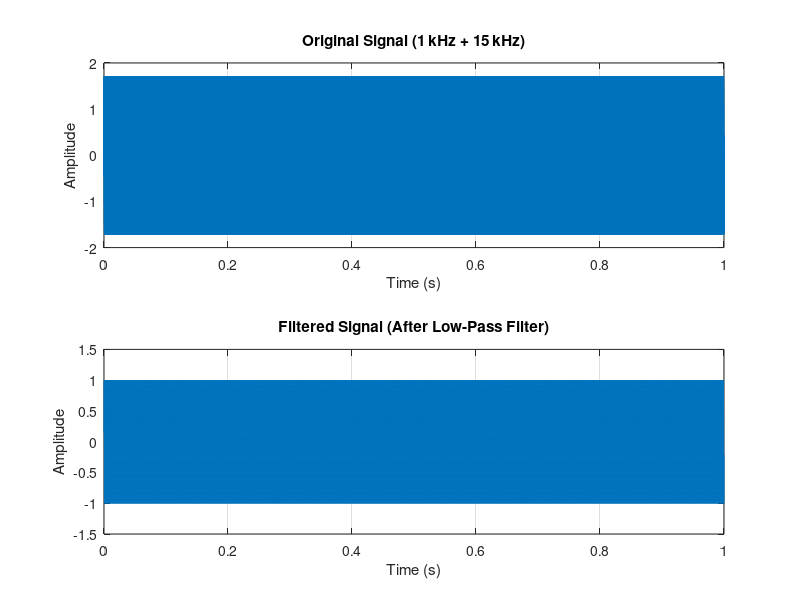
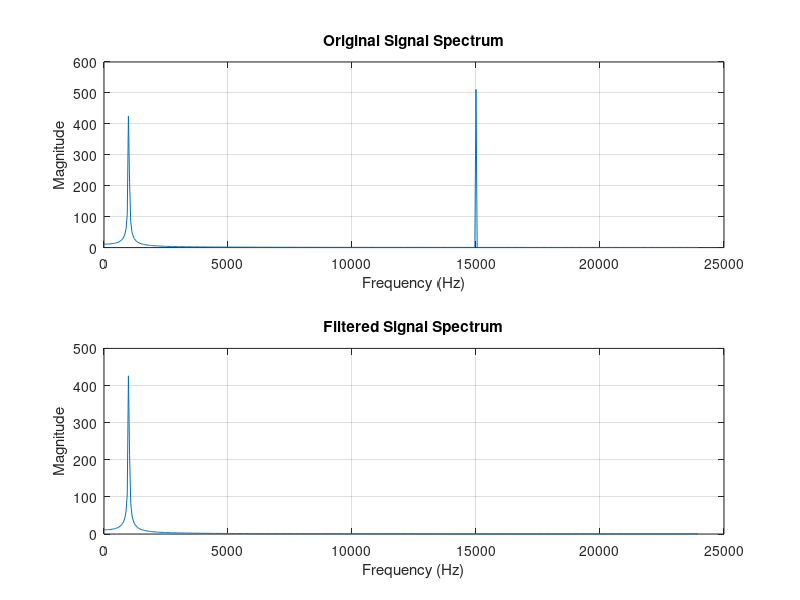

MATLAB code for these plots, in order:
% MATLAB Script: Convolution with Low-Pass Filter
% Author Abhishek

% 1. Parameters
fs = 48000;            % Sampling frequency (Hz)
t = 0:1/fs:1-1/fs;     % Time vector (1 second duration)

% 2. Generate composite signal: 1 kHz + 15 kHz sine waves
f1 = 1000;             % Frequency of first sine wave (Hz)
f2 = 15000;            % Frequency of second sine wave (Hz)
x = sin(2*pi*f1*t) + sin(2*pi*f2*t);  % Composite signal

% 3. Design low-pass FIR filter with 6 kHz cutoff
fc = 6000;             % Cutoff frequency (Hz)
N = 64;                % Filter order (number of taps - 1)
h = fir1(N, fc/(fs/2));  % Normalized cutoff frequency (0 to 1)

% 4. Apply filter using convolution
y = conv(x, h, 'same');  % 'same' returns output of same length as input

% 5. Plot time-domain signals
figure;
subplot(2,1,1);
plot(t, x);
title('Original Signal (1 kHz + 15 kHz)');
xlabel('Time (s)');
ylabel('Amplitude');
grid on;

subplot(2,1,2);
plot(t, y);
title('Filtered Signal (After Low-Pass Filter)');
xlabel('Time (s)');
ylabel('Amplitude');
grid on;

% 6. Plot frequency-domain signals
nfft = 1024;
X = fft(x, nfft);
Y = fft(y, nfft);
f = fs*(0:(nfft/2)-1)/nfft;

figure;
subplot(2,1,1);
plot(f, abs(X(1:nfft/2)));
title('Original Signal Spectrum');
xlabel('Frequency (Hz)');
ylabel('Magnitude');
grid on;

subplot(2,1,2);
plot(f, abs(Y(1:nfft/2)));
title('Filtered Signal Spectrum');
xlabel('Frequency (Hz)');
ylabel('Magnitude');
grid on;
